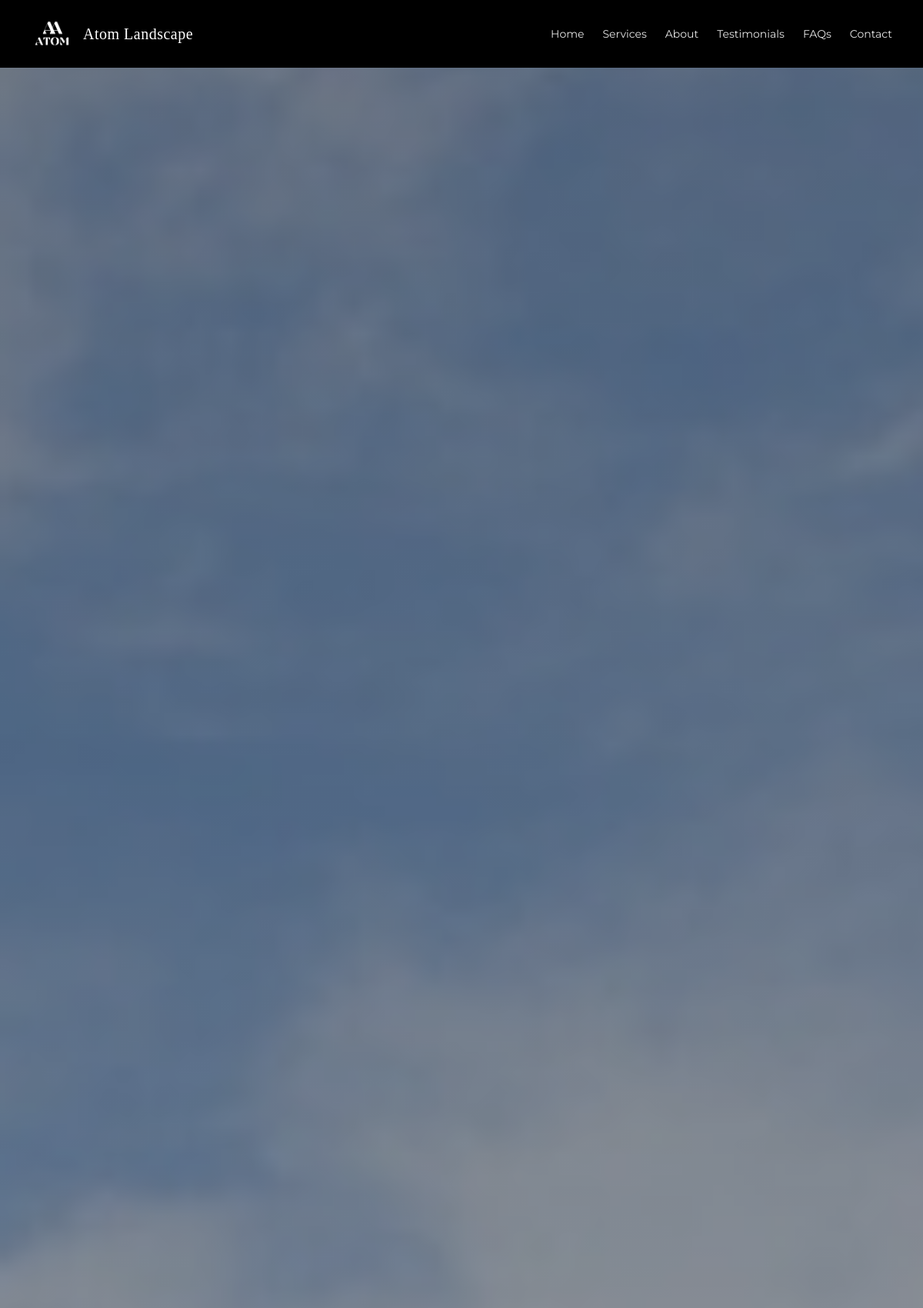
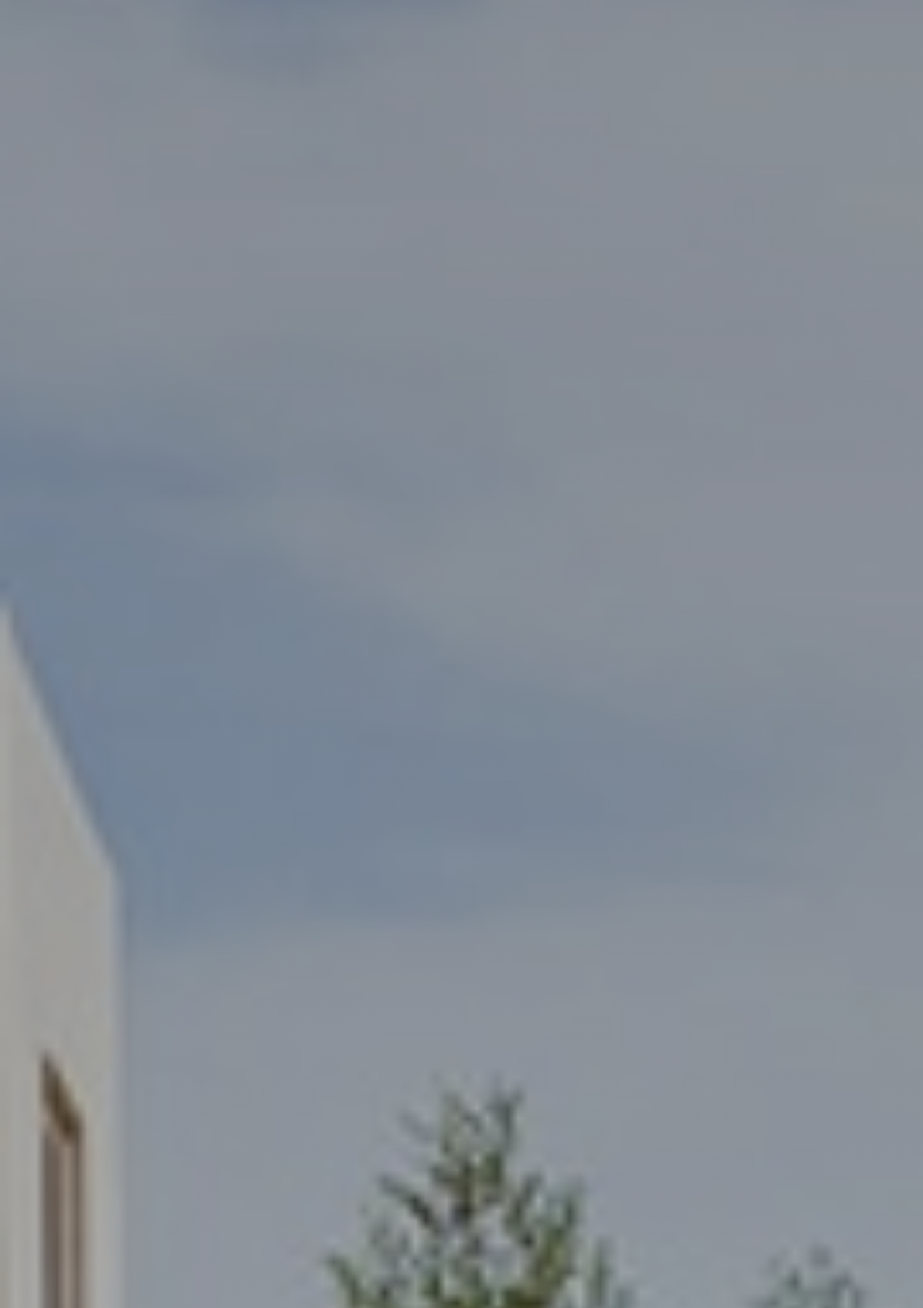
The page / (upper part) on the database its author committed (2 pictures, top to bottom).
### tables this page shows
CREATE TABLE settings (
            id INTEGER PRIMARY KEY, company_name TEXT DEFAULT 'TECHSERENIA',
            hero_title TEXT DEFAULT 'Turn Your Dubai Outdoor Space into an Exclusive Oasis',
            hero_subtitle TEXT DEFAULT 'Luxury landscape design and swimming pools by experts',
            logo TEXT DEFAULT '', bg_type TEXT DEFAULT 'image', bg_file TEXT DEFAULT '',
            whatsapp TEXT DEFAULT '971500000000', phone TEXT DEFAULT '', email TEXT DEFAULT '',
            address TEXT DEFAULT '', map_url TEXT DEFAULT '', instagram TEXT DEFAULT '', facebook TEXT DEFAULT '',
            founder_name TEXT DEFAULT 'Founder Name', founder_title TEXT DEFAULT 'Founder & CEO',
            founder_desc TEXT DEFAULT 'Passionate about creating beautiful outdoor spaces across Dubai.',
            founder_image TEXT DEFAULT '', services_bg TEXT DEFAULT '',
            admin_pass TEXT DEFAULT '', delete_pass TEXT DEFAULT '',
            stat_projects TEXT DEFAULT '150', stat_years TEXT DEFAULT '12', stat_satisfaction TEXT DEFAULT '98', stat_team TEXT DEFAULT '25', stat_happy TEXT DEFAULT '200', stat_reviews TEXT DEFAULT '180',
            counters_bg TEXT DEFAULT '', faq_image TEXT DEFAULT '', faq_heading TEXT DEFAULT 'Some General Question?', cta_bg TEXT DEFAULT '', form_title TEXT DEFAULT 'Transform Your Dream Landscape with a Tailored Consultation', form_subtitle TEXT DEFAULT 'Book a private, one-on-one consultation with Dubai''s leading landscaping experts to explore a bespoke outdoor design tailored to your villa and lifestyle.', form_heading TEXT DEFAULT 'Schedule Your Free Consultation',
            smtp_sender TEXT DEFAULT '', smtp_app_pass TEXT DEFAULT '', smtp_receiver TEXT DEFAULT '',
            intro_title TEXT DEFAULT 'Green Space Landscaping Services',
            intro_text TEXT DEFAULT 'We believe outdoor spaces should be sanctuaries that nurture well-being and celebrate nature.',
            intro_image TEXT DEFAULT '', intro_badge TEXT DEFAULT '6+', intro_badge_label TEXT DEFAULT 'Year Experience',
            show_services INTEGER DEFAULT 1, show_about INTEGER DEFAULT 1, show_founder INTEGER DEFAULT 1,
            show_testimonials INTEGER DEFAULT 1, show_faqs INTEGER DEFAULT 1, show_gallery INTEGER DEFAULT 1, show_intro INTEGER DEFAULT 1, show_clients INTEGER DEFAULT 1, show_videos TEXT DEFAULT '1', favicon TEXT DEFAULT '');

CREATE TABLE hero_images (id INTEGER PRIMARY KEY AUTOINCREMENT, filename TEXT);

### app.py (the view)
@app.route("/")
def index():
    return render_template("index.html", s=gs(), services=get_services(), testimonials=get_testimonials(),
        faqs=get_faqs(), links=get_links(), hero_images=get_hero_images(), gallery=get_gallery(), clients=get_clients(), videos=get_videos())

### app.py (called while the page is built)
def db():
    c = sqlite3.connect(DB_PATH); c.row_factory = sqlite3.Row; return c

def gs():
    with db() as c: return dict(c.execute("SELECT * FROM settings WHERE id=1").fetchone())

def get_hero_images():
    with db() as c:
        rows=[r["filename"] for r in c.execute("SELECT filename FROM hero_images ORDER BY id")]
        if not rows:
            s=gs()
            if s.get("bg_file") and s.get("bg_type")!="video": rows=[s["bg_file"]]
        return rows

def get_services():
    with db() as c:
        svcs=[dict(r) for r in c.execute("SELECT * FROM services ORDER BY id")]
        for s in svcs:
            imgs=c.execute("SELECT filename FROM service_images WHERE service_id=?",(s["id"],)).fetchall()
            s["images"]=[i["filename"] for i in imgs] or ([s["image"]] if s.get("image") else [])
        return svcs

def get_gallery():
    with db() as c: return [dict(r) for r in c.execute("SELECT * FROM gallery ORDER BY id DESC")]

def get_testimonials():
    with db() as c: return [dict(r) for r in c.execute("SELECT * FROM testimonials ORDER BY id DESC")]

def get_faqs():
    with db() as c: return [dict(r) for r in c.execute("SELECT * FROM faqs ORDER BY id")]

def get_links():
    with db() as c: return [dict(r) for r in c.execute("SELECT * FROM external_links ORDER BY id")]

def get_clients():
    with db() as c: return [dict(r) for r in c.execute("SELECT * FROM clients ORDER BY id")]

def get_videos():
    with db() as c: return [dict(r) for r in c.execute("SELECT * FROM work_videos ORDER BY id DESC")]

### templates/index.html (shortened to what this page needs)
{% extends "base.html" %}
{% block content %}
<section id="home" class="relative h-screen w-full overflow-hidden">
  {% if s.bg_type=='video' and s.bg_file %}
  <video autoplay muted loop playsinline class="absolute inset-0 w-full h-full object-cover"><source src="{{ url_for('static',filename='uploads/'+s.bg_file) }}" type="video/mp4"></video>
  {% elif hero_images %}
  <div class="absolute inset-0">{% for img in hero_images %}<img src="{{ url_for('static',filename='uploads/'+img) }}" class="hero-slide absolute inset-0 w-full h-full object-cover transition-opacity duration-1000 {% if loop.first %}opacity-100{% else %}opacity-0{% endif %}" alt="">{% endfor %}</div>
  {% else %}<div class="absolute inset-0 bg-gradient-to-br from-emerald-800 to-sky-700"></div>{% endif %}
  <div class="hero-overlay absolute inset-0"></div>
  <div class="relative z-10 h-full flex flex-col items-center justify-center text-center px-6 pt-16">
  </div>
</section>
{% endblock %}

### templates/base.html (shortened to what this page needs)
<!DOCTYPE html>
<html lang="en">
<head>
<script src="https://cdn.tailwindcss.com"></script>
<link rel="stylesheet" href="https://cdn.jsdelivr.net/npm/swiper@11/swiper-bundle.min.css">
</head>
<body class="bg-grass-soft text-slate-800" oncontextmenu="return false" onselectstart="return false" ondragstart="return false">
<header class="fixed top-0 inset-x-0 z-50 bg-black">
  <div class="max-w-7xl mx-auto flex items-center justify-between px-5 md:px-10 py-3 md:py-4">
    <a href="/#home" class="flex items-center gap-3">
      {% if s and s.logo %}<img src="{{ url_for('static',filename='uploads/'+s.logo) }}" class="h-12 md:h-14 w-auto" alt="">{% endif %}
      <span class="font-display text-lg md:text-xl text-white tracking-wide">{{ s.company_name if s else 'TECHSERENIA' }}</span>
    </a>
    <nav class="hidden md:flex items-center gap-6 text-sm text-white/90">
      <a href="/#home" class="hover:text-grass-light">Home</a>
      <a href="/#services" class="hover:text-grass-light">Services</a>
      <a href="/#about-us" class="hover:text-grass-light">About</a>
      <a href="/#testimonials" class="hover:text-grass-light">Testimonials</a>
      <a href="/#faqs" class="hover:text-grass-light">FAQs</a>
      <a href="/#consult" class="hover:text-grass-light">Contact</a>
    </nav>
  </div>
</header>
{% block content %}{% endblock %}
</body></html>

### templates/base.html (style rules this page uses)
body { font-family:Montserrat,sans-serif;background:#f0fdf4;-webkit-user-select:none;user-select:none;-webkit-touch-callout:none }
.font-display { font-family:'Playfair Display',serif }
.hero-overlay { background:linear-gradient(180deg,rgba(0,0,0,.45),rgba(0,0,0,.3) 50%,rgba(0,0,0,.55)) }
html { scroll-behavior:smooth }

### rows shown on the page
settings: logo (picture), company_name "Atom Landscape"
hero_images: filename (picture)
